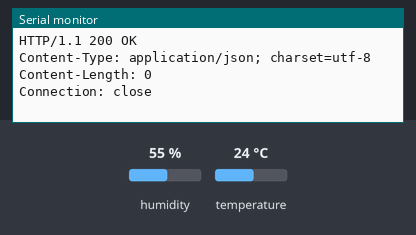
The sketch below on a simulated ESP8266 (NodeMCU). Shown: the last lines printed to the serial monitor. Inputs (shaded band) come from the test bench; at power-on: humidity 55 %, temperature 24 °C. WiFi joins after 1.5 s; servers stay silent unless stated; uploads are accepted with an empty reply.

Above: at 2.7 s.
2.8 s: humidity set to 22 %
At 3.4 s:
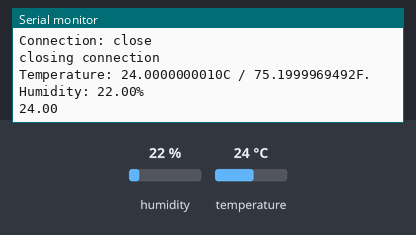
At 10.9 s:
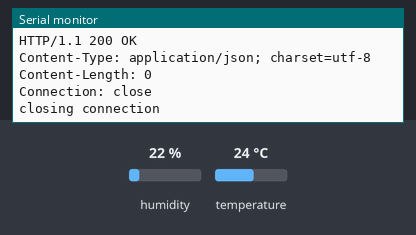

Measured:
- after the input at 2.8 s, the serial monitor: prints a new line after 0.20 s (image 1)

The sketch:

TemperatureMonitoring.ino
```cpp
/*
    This sketch sends data via HTTP GET requests to data.sparkfun.com service.

    You need to get streamId and privateKey at data.sparkfun.com and paste them
    below. Or just customize this script to talk to other HTTP servers.

*/

#include <ESP8266WiFi.h>


#include <SHT1x.h>

// Specify data and clock connections and instantiate SHT1x object
#define dataPin  0
#define clockPin 5
SHT1x sht1x(dataPin, clockPin);


const char* ssid     = "Bia";
const char* password = "";

const char* host = "http://iot.robofun.ro/api/v1/senzor/n8senu1r8l6h7r649ni947fqke/input?value=";
const char* host3 = "http://iot.robofun.ro/api/v1/senzor/pabu0lk5otg49jcpmko9j3tj0k/input?value=";
const char* host2 = "iot.robofun.ro";
const char* streamId   = "....................";
const char* privateKey = "....................";

float getTemperature()
{

  float temp_c;
  float temp_f;
  float humidity;

  // Read values from the sensor
  temp_c = sht1x.readTemperatureC();
  temp_f = sht1x.readTemperatureF();
  humidity = sht1x.readHumidity();

  // Print the values to the serial port
  Serial.print("Temperature: ");
  Serial.print(temp_c, DEC);
  Serial.print("C / ");
  Serial.print(temp_f, DEC);
  Serial.print("F. Humidity: ");
  Serial.print(humidity);
  Serial.println("%");

  return temp_c;
}

float getHumidity()
{

  float temp_c;
  float temp_f;
  float humidity;

  // Read values from the sensor
  temp_c = sht1x.readTemperatureC();
  temp_f = sht1x.readTemperatureF();
  humidity = sht1x.readHumidity();

  // Print the values to the serial port
  Serial.print("F. Humidity: ");
  Serial.print(humidity);
  Serial.println("%");

  return humidity;
}


void setup() {
  Serial.begin(9600);
  delay(10);

  // We start by connecting to a WiFi network

  Serial.println();
  Serial.println();
  Serial.print("Connecting to ");
  Serial.println(ssid);

  /* Explicitly set the ESP8266 to be a WiFi-client, otherwise, it by default,
     would try to act as both a client and an access-point and could cause
     network-issues with your other WiFi-devices on your WiFi-network. */
  WiFi.mode(WIFI_STA);
  WiFi.begin(ssid, password);

  while (WiFi.status() != WL_CONNECTED) {
    delay(500);
    Serial.print(".");
  }

  Serial.println("");
  Serial.println("WiFi connected");
  Serial.println("IP address: ");
  Serial.println(WiFi.localIP());
}

int value = 0;

void httpGetRequest(String url)
{
  // Use WiFiClient class to create TCP connections
  WiFiClient client;
  const int httpPort = 80;
  if (!client.connect(host2, httpPort)) {
    Serial.println("connection failed");
    return;
  }

  Serial.print("connecting to ");
  Serial.println(host2);

  Serial.print("Requesting URL: ");
  Serial.println(url);

  // This will send the request to the server
  client.print(String("GET ") + url + " HTTP/1.1\r\n" +
               "Host: " + host2 + "\r\n" +
               "Connection: close\r\n\r\n");
  unsigned long timeout = millis();
  while (client.available() == 0) {
    if (millis() - timeout > 5000) {
      Serial.println(">>> Client Timeout !");
      client.stop();
      return;
    }
  }

  // Read all the lines of the reply from server and print them to Serial
  while (client.available()) {
    String line = client.readStringUntil('\r');
    Serial.print(line);
  }

  Serial.println();
  Serial.println("closing connection");
}

void loop() {

  ++value;


  // We now create a URI for the request for temperature
  String url = host;
  url += String(getTemperature());
  httpGetRequest(url);
  Serial.println(String(getTemperature()));

  delay(5000);
  url = host3;
  url += String(getHumidity());
  httpGetRequest(url);

  delay(120000);
}
```
